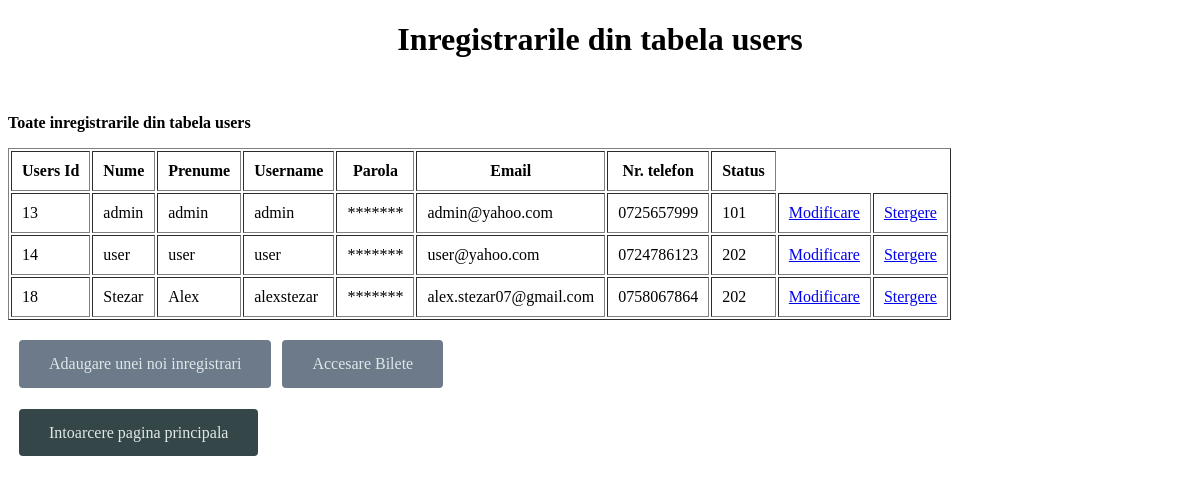
The page /Users/vizualizareUsers.php on the database its author committed.
### tables this page shows
CREATE TABLE `users` (
  `id` int(11) NOT NULL,
  `nume` varchar(25) NOT NULL,
  `prenume` varchar(25) NOT NULL,
  `username` varchar(50) NOT NULL,
  `password` varchar(300) NOT NULL,
  `email` varchar(35) NOT NULL,
  `nr_telefon` varchar(25) NOT NULL,
  `status` int(11) NOT NULL
);

### Users/vizualizareUsers.php (the view, shortened to what this page needs)
<!DOCTYPE HTML PUBLIC "-//W3C//DTD HTML 4.01//EN" "http://www.w3.org/TR/html4/strict.dtd">
<html>
<head>
</head>
<body>
<h1 style="text-align: center">
    Inregistrarile din tabela users
</h1>
<br>
<p>
    <b>
        Toate inregistrarile din tabela users
    </b>
</p>
<?php
include ("../conectare.php");
if($result = $mysqli->query("SELECT * FROM users ORDER BY id")){
    if($result->num_rows > 0){
        echo "<table border='1' cellpadding='10'>";
        echo "<tr><th>Users Id</th><th>Nume</th><th>Prenume</th><th>Username</th><th>Parola</th><th>Email</th><th>Nr. telefon</th><th>Status</th></tr>";
        while ($row = $result->fetch_object()){
            echo "<tr>";
            echo "<td>".$row->id."</td>";
            echo "<td>".$row->nume."</td>";
            echo "<td>".$row->prenume."</td>";
            echo "<td>".$row->username."</td>";
            echo "<td>".'*******'."</td>";
            echo "<td>".$row->email."</td>";
            echo "<td>".$row->nr_telefon."</td>";
            echo "<td>".$row->status."</td>";
            echo "<td><a href='modificareUsers.php?id=".$row->id."'>Modificare</a></td>";
            echo "<td><a href='stergereUsers.php?id=".$row->id."'>Stergere</a></td>";
            echo "</tr>";
        }
        echo "</table>";
    }
    else{
        "<br>";
        echo "Nu sunt inregistrari in tabela!";
    }
}
else{
    echo "Error: ".$mysqli->error();
}
?>
<div>
    <div class="button-adaugare">
        <a href = "inserareUsers.php" class="button">Adaugare  unei noi inregistrari</a>
        <a href = "../Bilete/vizualizareBilete.php" class="button">Accesare Bilete</a>
    </div>
    <br/>
    <br/>
    <a href="../home.php" class="button-intoarcere">Intoarcere pagina principala</a>
</div>
</body>
</html>

### Users/vizualizareUsers.php (style rules this page uses)
.button-adaugare { display: flex; }
.button { margin-top: 20px; padding: 15px 30px 15px 30px; background-color: #6C7A89; color: #E0E7E9; border: none; border-radius: 4px; text-decoration: none; margin-left: 11px; }
.button-intoarcere { margin-top: 20px; padding: 15px 30px 15px 30px; background-color: #354649; color: #E0E7E9; border: none; border-radius: 4px; text-decoration: none; margin-left: 11px; }

### rows shown on the page
users: id "13", nume "admin", prenume "admin", username "admin", email "admin@yahoo.com", nr_telefon "0725657999", status "101"
users: id "14", nume "user", prenume "user", username "user", email "user@yahoo.com", nr_telefon "0724786123", status "202"
users: id "18", nume "Stezar", prenume "Alex", username "alexstezar", email "alex.stezar07@gmail.com", nr_telefon "0758067864", status "202"
